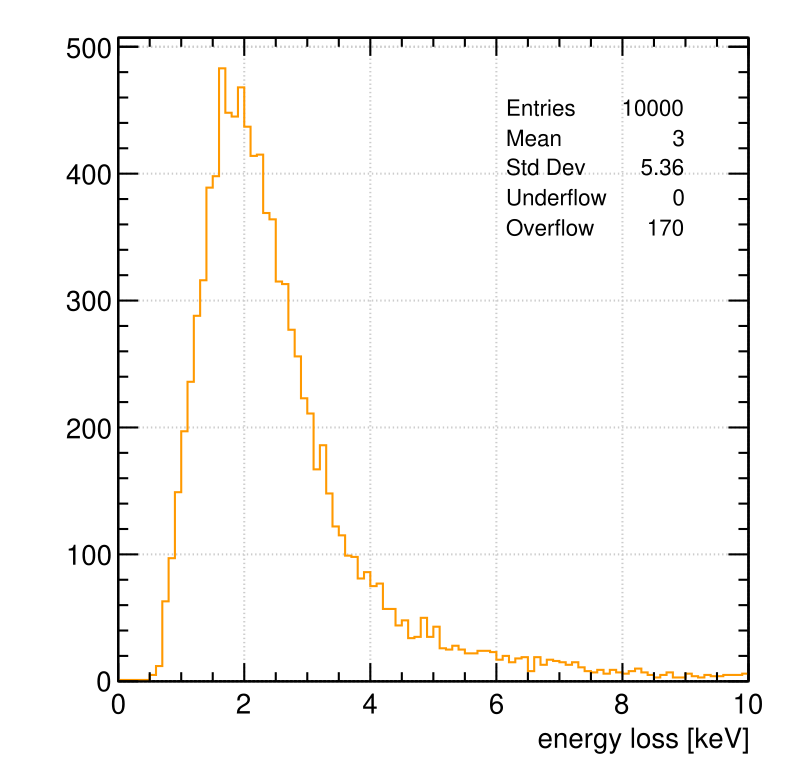

Recreate this plot in Python.
import ROOT
import Garfield

ROOT.Garfield.SetDefaultStyle()

# Histograms
ROOT.TH1.StatOverflows(True)
hElectrons = ROOT.TH1F("hElectrons", "Number of electrons", 200, 0, 200)
hEdep = ROOT.TH1F("hEdep", "Energy Loss", 100, 0., 10.)
hClusterSize = ROOT.TH1F("hClusterSize", "Cluster size", 100, 0.5, 100.5)

gas = ROOT.Garfield.MediumMagboltz("ar", 90., "co2", 10.)
gas.SetTemperature(293.15)
gas.SetPressure(760.)

# Width of the gas gap [cm].
width = 1.

# Make a component.
cmp = ROOT.Garfield.ComponentConstant()
cmp.SetArea(0., -10., -10., width, 10., 10.)
cmp.SetMedium(gas)
cmp.SetElectricField(100., 0., 0.)

# Make a sensor.
sensor = ROOT.Garfield.Sensor(cmp)

# Set up HEED.
track = ROOT.Garfield.TrackHeed(sensor)
track.SetParticle("pi")
track.SetMomentum(120.e9)
track.Initialise(gas, True)

nEvents = 10000
for i in range(nEvents):
  # if i % 1000 == 0: print i, "/", nEvents
  # Initial position and direction 
  x0 = 0.
  y0 = 0.
  z0 = 0.
  t0 = 0.
  dx0 = 1.
  dy0 = 0.
  dz0 = 0.
  track.NewTrack(x0, y0, z0, t0, dx0, dy0, dz0)
  # Total energy loss along the track
  esum = 0.
  # Total number of electrons produced along the track
  nsum = 0
  # Loop over the clusters.
  for cluster in track.GetClusters():
    esum += cluster.energy
    nc = cluster.electrons.size()
    nsum += nc
    hClusterSize.Fill(nc)
  hElectrons.Fill(nsum)
  hEdep.Fill(esum * 1.e-3);
 
c1 = ROOT.TCanvas()
hElectrons.GetXaxis().SetTitle("number of electrons") 
hElectrons.Draw()
c1.SaveAs("ne.pdf")

c2 = ROOT.TCanvas()
hEdep.GetXaxis().SetTitle("energy loss [keV]")
hEdep.Draw()
c2.SaveAs("edep.pdf")

c3 = ROOT.TCanvas()
hClusterSize.GetXaxis().SetTitle("electrons / cluster")
hClusterSize.Draw()
c3.SetLogy()
c3.SaveAs("clusterSizeDistribution.pdf")
